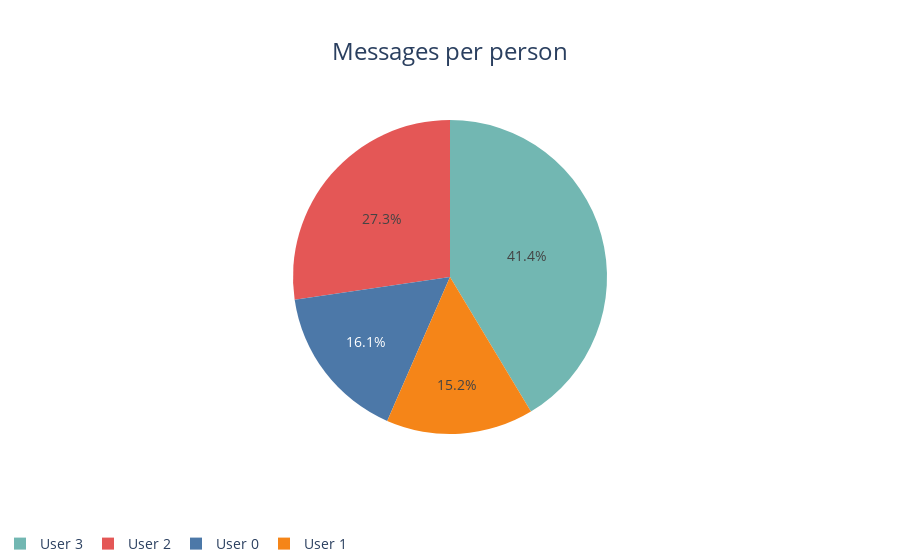

The code cell stored with this chart in its notebook:
### Code cell
plot_data = pd.DataFrame()
plot_data["messages_per_person"]=df.groupby(['person']).count()["message"]
plot_data = plot_data.sort_values(by=["person"])
plot_data.reset_index(inplace=True)
pie = P.pieplot(data=plot_data, values="messages_per_person", names="person", color="person", title_text="Messages per person")
pie.show()

### Figure 1 — Plotly figure (JSON) as saved in the notebook; plotly's stock layout.template omitted (floating-point values rounded to 4 significant figures)
{"data": [{"customdata": [["User 0"], ["User 1"], ["User 2"], ["User 3"]], "domain": {"x": [0, 1], "y": [0, 1]}, "hovertemplate": "person=%{customdata[0]}<br>messages_per_person=%{value}<extra></extra>", "labels": ["User 0", "User 1", "User 2", "User 3"], "legendgroup": "", "marker": {"colors": ["#4C78A8", "#F58518", "#E45756", "#72B7B2"]}, "name": "", "showlegend": true, "type": "pie", "values": [234, 220, 396, 600]}], "layout": {"autosize": true, "font": {"size": 14}, "legend": {"orientation": "h", "tracegroupgap": 0, "y": -0.3}, "margin": {"b": 0, "l": 0, "r": 0, "t": 120}, "piecolorway": ["#4C78A8", "#F58518", "#E45756", "#72B7B2", "#54A24B", "#EECA3B", "#B279A2", "#FF9DA6", "#9D755D", "#BAB0AC"], "title": {"font": {"size": 24}, "text": "Messages per person", "x": 0.5}}}
